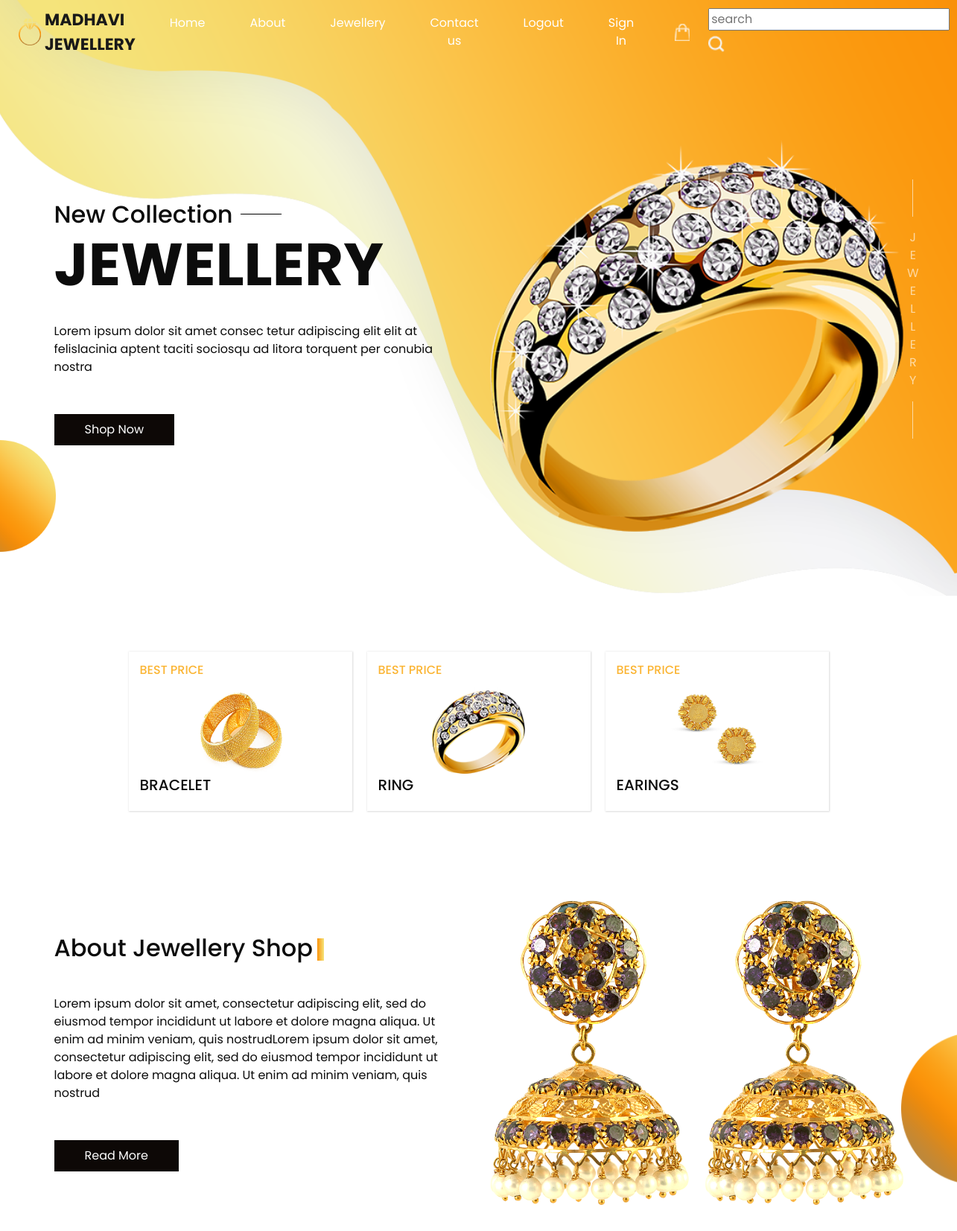
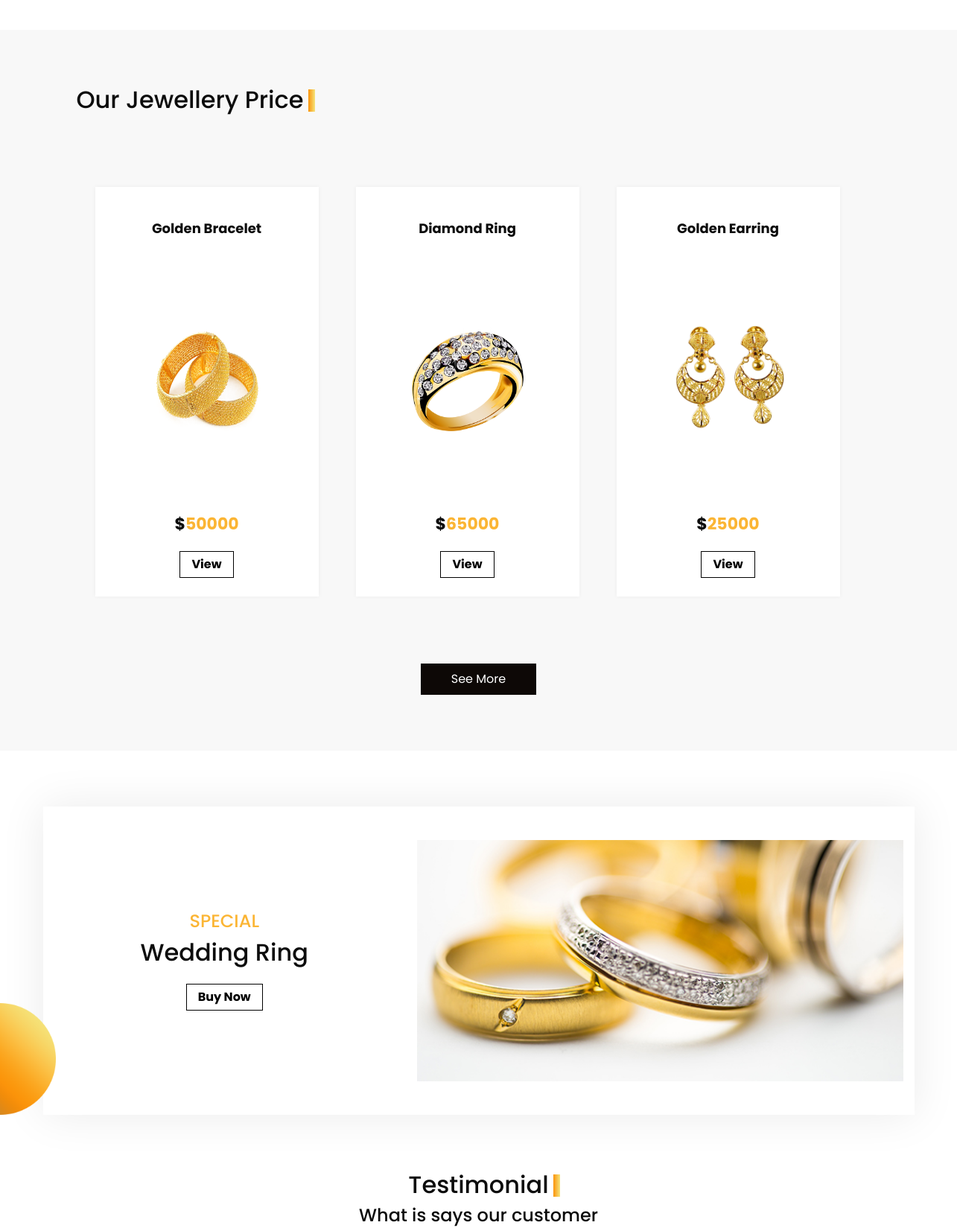
Page /index/ (signed in, upper part) on the committed database (2 pictures, top to bottom).
### app1/models.py (models this page shows, shortened)
class fpro(models.Model):
    name=models.CharField(max_length=50)
    price=models.IntegerField()
    img=models.ImageField(upload_to='pro')

### app1/views.py (the view)
# urls.py: path('index/',index, name='index'),
def index(request):
    if 'xyz' in request.session.keys():
        f=fpro.objects.all()
        return render(request,'index.html',{'f':f})
    else:
        return redirect('login')

### app1/templates/index.html (shortened to what this page needs)
{% load static %}
<!DOCTYPE html>
<html>
<head>
  <link rel="stylesheet" type="text/css" href="https://cdnjs.cloudflare.com/ajax/libs/OwlCarousel2/2.1.3/assets/owl.carousel.min.css" />
  <link rel="stylesheet" type="text/css" href="{% static 'css/bootstrap.css' %}">
  <link href="{% static 'css/style.css' %}" rel="stylesheet" />
  <link href="{% static 'css/responsive.css' %}" rel="stylesheet" />
</head>
<body>
    <div class="hero_area">
      <header class="header_section">
        <div class="container-fluid">
          <nav class="navbar navbar-expand-lg custom_nav-container ">
            <a class="navbar-brand" href="{% url 'index' %}">
              <img src="{% static 'images/crt.png' %}" alt="">
              <span>
                Madhavi <br>jewellery
              </span>
            </a>
            <div class="collapse navbar-collapse" id="navbarSupportedContent">
              <div class="d-flex ml-auto flex-column flex-lg-row align-items-center">
                <ul class="navbar-nav  ">
                  <li class="nav-item active">
                    <a class="nav-link" href="{% url 'index' %}">Home <span class="sr-only">(current)</span></a>
                  </li>
                  <li class="nav-item">
                    <a class="nav-link" href="{% url 'about' %}"> About</a>
                  </li>
                  <li class="nav-item">
                    <a class="nav-link" href="{% url 'jewellery' %}">Jewellery </a>
                  </li>
                  <li class="nav-item">
                    <a class="nav-link" href="{% url 'contact' %}">Contact us</a>
                  </li>
                  <li class="nav-item">
                    <a class="nav-link" href="{% url 'logout' %}">Logout</a>
                  </li>
                  <li class="nav-item">
                    <a class="nav-link" href="{% url 'signup' %}">Sign In</a>
                  </li>
                </ul>
              </div>
              <div class="quote_btn-container ">
                <a href="">
                  <img src="{% static 'images/cart.png' %}" alt="">
                </a>
                  <form method="GET" action="{% url 'search' %}"class="form-inline">
                    <input type="text" name="search" placeholder="search"><br>
                  <button class="btn  my-2 my-sm-0 nav_search-btn" type="submit"></button>
                  </form>
              </div>
            </div>
          </nav>
        </div>
      </header>
    <section class=" slider_section position-relative">
      <div class="design-box">
        <img src="{% static 'images/design-1.png'  %}" alt="">
      </div>
      <div class="slider_number-container d-none d-md-block">
        <div class="number-box">
          <span class="jwel">
            J <br>
            e <br>
            w <br>
            e <br>
            l <br>
            l <br>
            e <br>
            r <br>
            y
          </span>
        </div>
      </div>
      <div class="container">
        <div id="carouselExampleIndicators" class="carousel slide" data-ride="carousel">
          <div class="carousel-inner">
            <div class="carousel-item active">
              <div class="row">
                <div class="col-md-6">
                  <div class="detail_box">
                    <h2>
                      <span> New Collection</span>
                      <hr>
                    </h2>
                    <h1>
                      Jewellery
                    </h1>
                    <p>
                      Lorem ipsum dolor sit amet consec tetur adipiscing elit elit at felislacinia
                      aptent taciti sociosqu ad litora torquent per conubia nostra
                    </p>
                    <div>
                      <a href="{% url 'jewellery' %}">Shop Now</a>
                    </div>
                  </div>
                </div>
                <div class="col-md-6">
                  <div class="img-box">
                    <img src="{% static 'images/slider-img.png' %}" alt="">
                  </div>
                </div>
              </div>
            </div>
          </div>
        </div>
      </div>
    </section>
  </div>
  <div class="item_section layout_padding2">
    <div class="container">
      <div class="item_container">
        <div class="box">
          <div class="price">
            <h6>
              Best PRICE
            </h6>
          </div>
          <div class="img-box">
            <img src="{% static 'images/i-1.png' %}" alt="">
          </div>
          <div class="name">
            <h5>
              Bracelet
            </h5>
          </div>
        </div>
        <div class="box">
          <div class="price">
            <h6>
              Best PRICE
            </h6>
          </div>
          <div class="img-box">
            <img src="{% static 'images/i-2.png' %}" alt="">
          </div>
          <div class="name">
            <h5>
              Ring
            </h5>
          </div>
        </div>
        <div class="box">
          <div class="price">
            <h6>
              Best PRICE
            </h6>
          </div>
          <div class="img-box">
            <img src="{% static 'images/i-3.png' %}" alt="">
          </div>
          <div class="name">
            <h5>
              Earings
            </h5>
          </div>
        </div>
      </div>
    </div>
  </div>
  <section class="about_section layout_padding2-top layout_padding-bottom">
    <div class="design-box">
      <img src="{% static 'images/design-2.png' %}" alt="">
    </div>
    <div class="container">
      <div class="row">
        <div class="col-md-6">
          <div class="detail-box">
            <div class="heading_container">
              <h2>
                About Jewellery Shop
              </h2>
            </div>
            <p>
              Lorem ipsum dolor sit amet, consectetur adipiscing elit, sed do eiusmod tempor incididunt ut labore et
              dolore magna aliqua. Ut enim ad minim veniam, quis nostrudLorem ipsum dolor sit amet, consectetur
              adipiscing elit, sed do eiusmod tempor incididunt ut labore et dolore magna aliqua. Ut enim ad minim
              veniam, quis nostrud
            </p>
            <div>
              <a href="{% url 'about' %}">
                Read More
              </a>
            </div>
          </div>
        </div>
        <div class="col-md-6">
          <div class="img-box">
            <img src="{% static 'images/old fashion golden ear-ring.png' %}" alt="">
          </div>
        </div>
      </div>
    </div>
  </section>
  <section class="price_section layout_padding">
    <div class="container" style=" position:relative; left:30px">
      <div class="heading_container">
        <h2>
          Our Jewellery Price
        </h2>
      </div>
      <div class="container1" style="display:flex; flex-direction:row; flex-flow: wrap;">
      {% for i in f %}
       <div class="price_container" style=" margin: 15px; text-align: center;">
        <div class="box">
          <div class="name">
            <h6>
              {{ i.name }}
            </h6>
          </div>
          <div class="img-box">
            <img src="{{ i.img.url }}"  alt="">
          </div>
          <div class="detail-box">
            <h5>
              $<span>{{ i.price }}</span>
            </h5>
            <a href="{% url 'jewellery' %}">
              View
            </a>
          </div>
        </div>
        </div>
        {% endfor %}
        </div>
        </div>
      <div class="d-flex justify-content-center">
        <a href="{% url 'jewellery' %}" class="price_btn">
          See More
        </a>
      </div>
  </section>
  <section class="ring_section layout_padding">
    <div class="design-box">
      <img src="{% static 'images/design-1.png' %}" alt="">
    </div>
    <div class="container">
      <div class="ring_container layout_padding2">
        <div class="row">
          <div class="col-md-5">
            <div class="detail-box">
              <h4>
                special
              </h4>
              <h2>
                Wedding Ring
              </h2>
              <a href="">
                Buy Now
              </a>
            </div>
          </div>
          <div class="col-md-7">
            <div class="img-box">
              <img src="{% static 'images/ring-img.jpg' %}" alt="">
            </div>
          </div>
        </div>
      </div>
    </div>
  </section>
  <section class="client_section">
    <div class="container">
      <div class="heading_container">
        <h2>
          Testimonial
        </h2>
      </div>
      <h4 class="secondary_heading">
        What is says our customer
      </h4>
    </div>
  </section>
</body>

### app1/static/css/responsive.css (style rules this page uses)
@media (min-width: 1200px) { .container { max-width: 1170px; } }

### rows in the picture
fpro: name "Golden Bracelet", img (picture), price "50000"
fpro: name "Diamond Ring", img (picture), price "65000"
fpro: name "Golden Earring", img (picture), price "25000"
